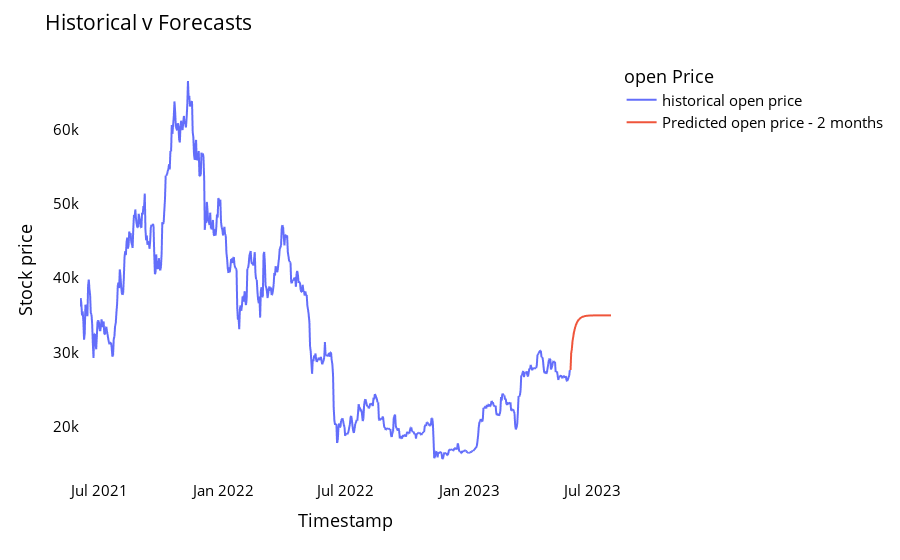

Here is the notebook cell this chart was saved with:
### Code cell
names = cycle(['historical open price','Predicted open price - 2 months'])

fig = px.line(df_proj,x=df_proj.index, y=[df_proj['open'],df_proj['Predict open']],
              labels={'value': 'Stock price','index': 'Timestamp'})
fig.update_layout(title_text='Historical v Forecasts',
                  plot_bgcolor='white', font_size=15, font_color='black',legend_title_text='open Price')

fig.for_each_trace(lambda t:  t.update(name = next(names)))

fig.update_xaxes(showgrid=False)
fig.update_yaxes(showgrid=False)
fig.show()

### Figure 1 — Plotly figure (JSON) as saved in the notebook; plotly's stock layout.template omitted (floating-point values rounded to 4 significant figures; data arrays with more than 128 entries replaced by an {"elided": "..."} marker saying what was removed)
{"data": [{"hovertemplate": "variable=open<br>Timestamp=%{x}<br>Stock price=%{y}<extra></extra>", "legendgroup": "open", "line": {"color": "#636efa", "dash": "solid"}, "marker": {"symbol": "circle"}, "mode": "lines", "name": "historical open price", "showlegend": true, "type": "scattergl", "x": {"elided": "788 str values"}, "xaxis": "x", "y": {"elided": "788 float values"}, "yaxis": "y"}, {"hovertemplate": "variable=Predict open<br>Timestamp=%{x}<br>Stock price=%{y}<extra></extra>", "legendgroup": "Predict open", "line": {"color": "#EF553B", "dash": "solid"}, "marker": {"symbol": "circle"}, "mode": "lines", "name": "Predicted open price - 2 months", "showlegend": true, "type": "scattergl", "x": {"elided": "788 str values"}, "xaxis": "x", "y": {"elided": "788 float values"}, "yaxis": "y"}], "layout": {"autosize": true, "font": {"color": "black", "size": 15}, "legend": {"title": {"text": "open Price"}, "tracegroupgap": 0}, "margin": {"t": 60}, "plot_bgcolor": "white", "title": {"text": "Historical v Forecasts"}, "xaxis": {"anchor": "y", "autorange": true, "domain": [0, 1], "range": ["2021-06-02", "2023-07-29"], "showgrid": false, "title": {"text": "Timestamp"}, "type": "date"}, "yaxis": {"anchor": "x", "autorange": true, "domain": [0, 1], "range": [12820.0, 69350.0], "showgrid": false, "title": {"text": "Stock price"}, "type": "linear"}}}
